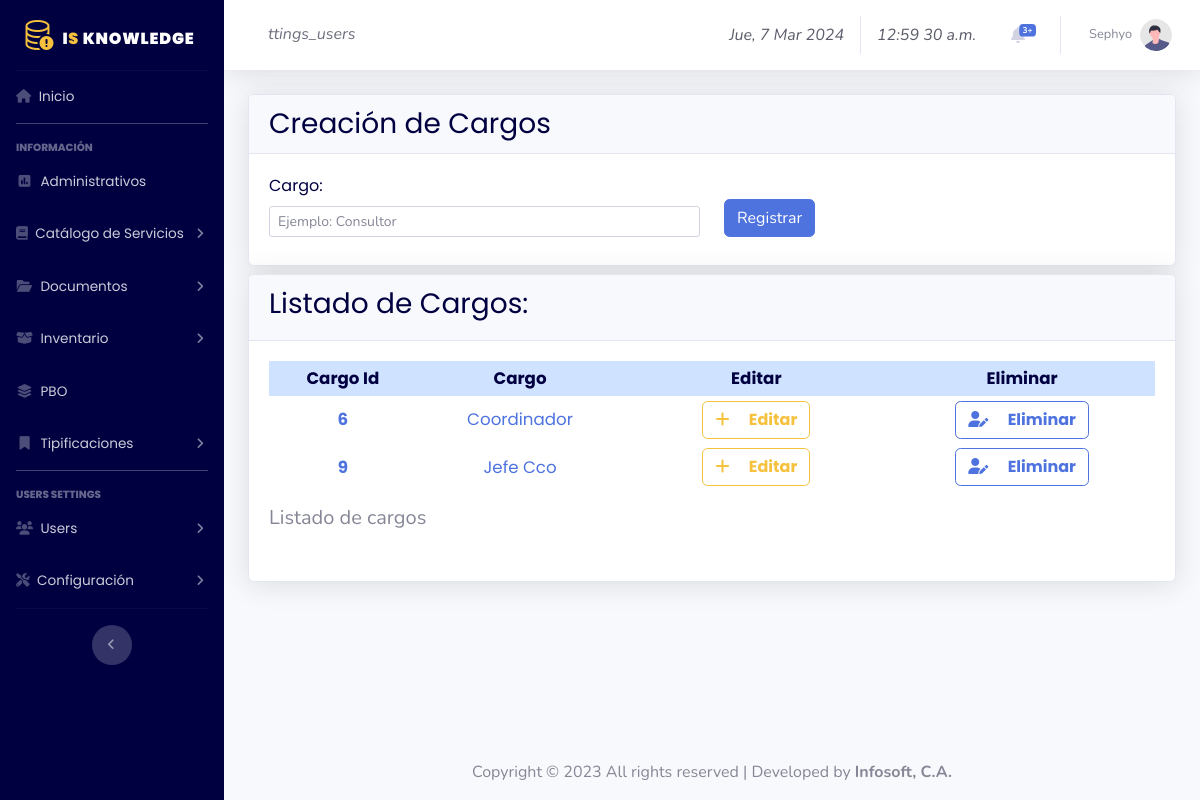
The app's page /settings_users/index.php?option=2 (signed in), older data.
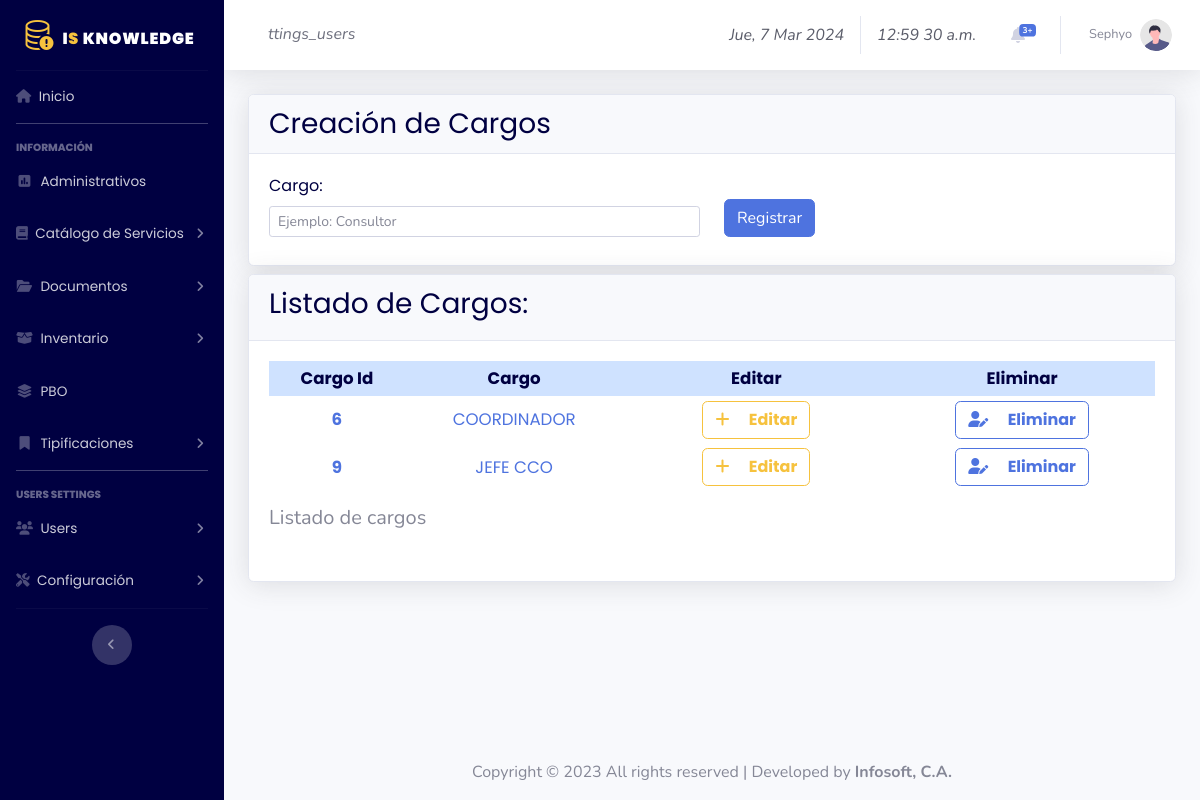
The same page, newer data.
### tables this page shows
CREATE TABLE `ke_charge` (
  `KEC_ID` int NOT NULL,
  `KEC_CHARGE` varchar(150) NOT NULL,
  `KEC_ACTIVE` bit(1) NOT NULL,
  `KEC_CREATION_DATE` datetime NOT NULL,
  `KEC_CREATION_USER` varchar(50) NOT NULL,
  `KEC_UPDATE_DATE` datetime NOT NULL,
  `KEC_UPDATE_USER` varchar(50) NOT NULL
);

### conexion/queryRegister.php (called while the page is built, shortened)
<?php
    require_once ('conexion.php');
    $sql = "SELECT KEC_ID, KEC_CHARGE, KEC_ACTIVE FROM KE_CHARGE WHERE KEC_ACTIVE = 1";
    $query1 = mysqli_query($conex, $sql);
    $num1 = mysqli_num_rows($query1);
?>

### settings_users/profiles_users.php (the view, shortened to what this page needs)
<?php
include '../conexion/queryRegister.php';
?>
<div class="container">
    <div class="card shadow">
      <div class="card-header h3 titulo">
        Creación de Cargos
      </div>
      <div class="card-body">
        <form method="POST" action="../conexion/register.php" name="form-perfilCharge">
          <div class="row g-2">
              <div class="mb-2 col-6">
                  <label for="name" class="titulo-modal">Cargo:</label>
                  <input type="text" name="charge" id="charge" class="form-control form-control-sm" placeholder="Ejemplo: Consultor" required>
              </div>
              <div class="mb-2 col-6 align-self-end">
                <button type="submit" class="btn btn-primary">Registrar</button>
              </div>
          </div>
        </form>
      </div>
    </div>
</div>
<div class="container mt-2">
  <div class="card shadow">
      <div class="card-header">
          <div class="h3 titulo">
            Listado de Cargos:
          </div>
      </div>
      <div class="card-body small">
          <div class="table-responsive">
              <table class="table table-sm table-hover text-center align-middle table-borderless fs-5 small" width="100%" cellspacing="0">
              <thead class="table-primary">
                  <tr>
                      <th white="0.5px">Cargo Id</th>
                      <th>Cargo</th>
                      <th>Editar</th>
                      <th>Eliminar</th>
                  </tr>
              </thead>
              <tbody class="table-group-divider" data-bs-spy="scroll">
                  <tr>
                      <?php  if($num1 == 0 ) { echo "No existen Datos Actualmente!"; } else { foreach ($query1 as $r) { ?>
                      <th class="text-primary align-middle" white="0.5px"><?= $r['KEC_ID']?></th>
                      <td scope="col" class="text-primary align-middle"><?= $r['KEC_CHARGE'];?></td>
                      <td style="width: 30%;">
                      <a role="button" class="d-none d-inline-block btn btn-outline-warning icon-t" data-bs-toggle="modal" href="#editCharge<?= $r['KEC_ID']?>">
                      <i class="fas fa-plus fs-6"></i><strong class="ms-3 fs-6"> Editar</strong>
                      </a>
                      </td>
                      <td style="width: 30%;">
                        <a role="button" class="d-none d-inline-block btn btn-outline-primary icon-t" data-bs-toggle="modal" href="#deleteCharge<?= $r['KEC_ID'];?>">
                          <i class="fas fa-user-pen fs-6"></i><strong class="ms-3 fs-6 "> Eliminar</strong>
                        </a>
                      </td>
                  </tr>
                  <?php } } ?>
                  <caption>Listado de cargos</caption>
              </tbody>
              </table>
          </div>
      </div>
  </div>
</div>

Row changes from the older to the newer data that the page shows:
changed ke_charge id 6: KEC_CHARGE "Coordinador" → "COORDINADOR"
changed ke_charge id 9: KEC_CHARGE "Jefe Cco" → "JEFE CCO"
